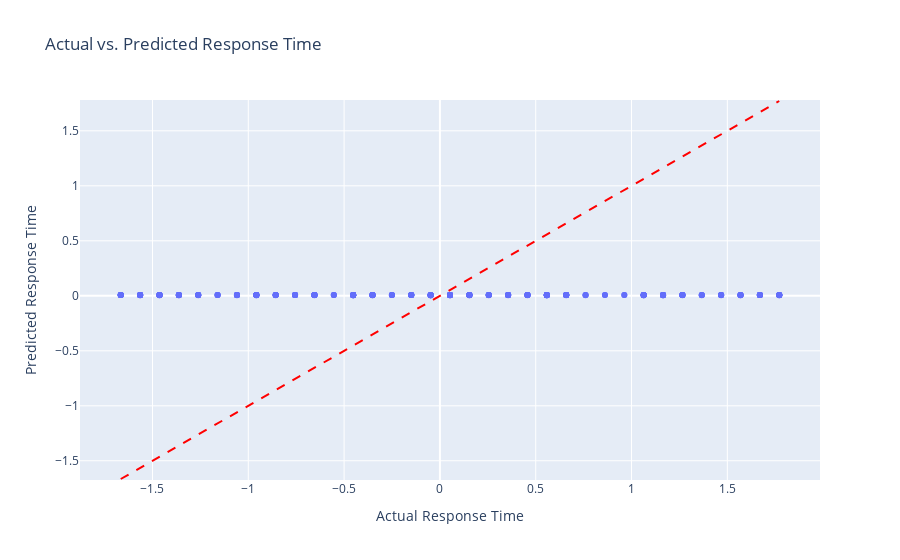

Notebook cell for this chart:
### Markdown cell above
#### What is a Scatter Plot?

A scatter plot is a type of graph that displays individual data points as dots on a two-dimensional grid. Each dot represents a pair of values—one on the x-axis and one on the y-axis. Scatter plots are useful for showing the relationship or correlation between two numerical variables.

- **X-axis:** Represents one variable (e.g., actual values).
- **Y-axis:** Represents another variable (e.g., predicted values).
- **Dots:** Each dot shows a single observation.

Scatter plots help you see patterns, trends, and possible outliers in your data. If the dots form a line or curve, it suggests a relationship between the variables.

### Code cell
# Interactive Scatter Plot for Actual vs. Predicted
fig = px.scatter(x=y_test_reg, y=y_pred_reg, title="Actual vs. Predicted Response Time", labels={"x": "Actual Response Time", "y": "Predicted Response Time"})
fig.add_shape(type="line", x0=y_test_reg.min(), y0=y_test_reg.min(), x1=y_test_reg.max(), y1=y_test_reg.max(), line=dict(dash="dash", color="red"))
fig.show()

### Figure 1 — Plotly figure (JSON) as saved in the notebook; plotly's stock layout.template omitted (floating-point values rounded to 4 significant figures; data arrays with more than 128 entries replaced by an {"elided": "..."} marker saying what was removed)
{"data": [{"hovertemplate": "Actual Response Time=%{x}<br>Predicted Response Time=%{y}<extra></extra>", "legendgroup": "", "marker": {"color": "#636efa", "symbol": "circle"}, "mode": "markers", "name": "", "orientation": "v", "showlegend": false, "type": "scatter", "x": {"elided": "300 float values"}, "xaxis": "x", "y": {"elided": "300 float values"}, "yaxis": "y"}], "layout": {"legend": {"tracegroupgap": 0}, "shapes": [{"line": {"color": "red", "dash": "dash"}, "type": "line", "x0": -1.666, "x1": 1.771, "y0": -1.666, "y1": 1.771}], "title": {"text": "Actual vs. Predicted Response Time"}, "xaxis": {"anchor": "y", "domain": [0, 1], "title": {"text": "Actual Response Time"}}, "yaxis": {"anchor": "x", "domain": [0, 1], "title": {"text": "Predicted Response Time"}}}}
